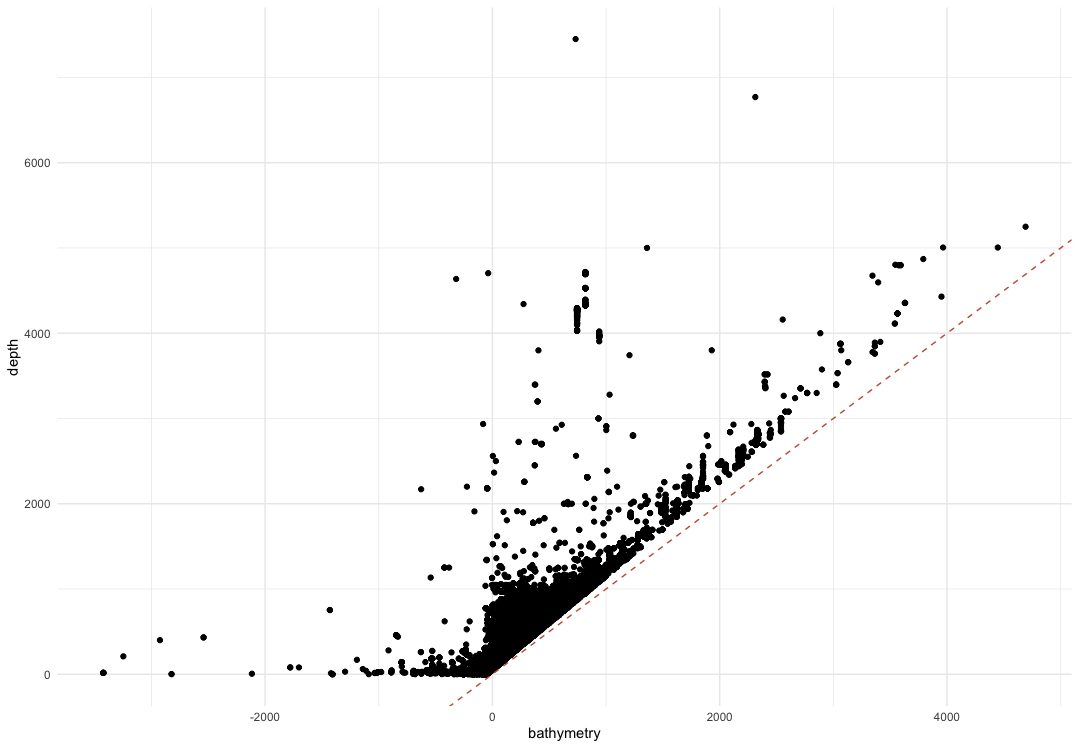

R code for this plot:
df_depth <- df %>%
  filter(str_detect(flags, "depth_exceeds_bath")) %>%
  select(dataset_id, flags, depth, minimumDepthInMeters, maximumDepthInMeters, bathymetry)
df_depth$d <- pmax(test$minimumDepthInMeters, test$maximumDepthInMeters, na.rm = TRUE)

ggplot() +
  geom_point(data = df_depth, aes(bathymetry, d)) +
  geom_abline(color = "coral3", linetype = "dashed") +
  theme_minimal() +
  ylab("depth")
